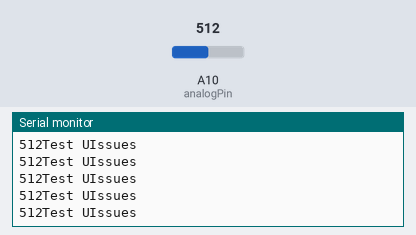
Bench run of a sketch on a simulated Arduino Mega 2560, built with avr-gcc and run on an emulated ATmega2560. On the bench: the last lines printed to the serial monitor. Inputs (shaded band) come from the test bench; at power-on: A10 (analogPin) = 512.

Above: at 1.2 s.
1.3 s: A10 (analogPin) set to 105
At 2.2 s:
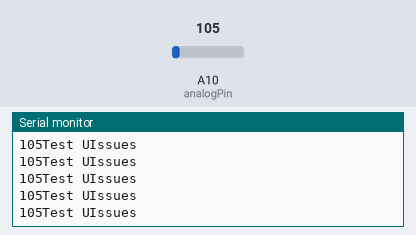
4.3 s: A10 (analogPin) set to 94
At 4.8 s:
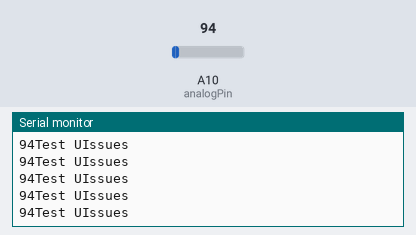
Timing chart, 0 to 7.3 s (numbered marks = the images above; inputs shaded):
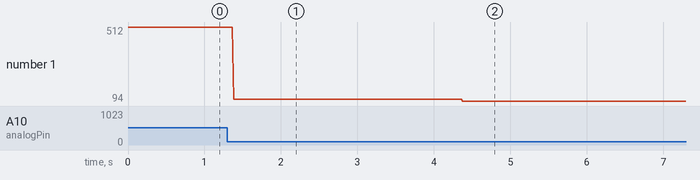

The sketch:

sketch_feb21a.ino
```cpp
int analogPin = A10; // potentiometer wiper (middle terminal) connected to analog pin 3
                    // outside leads to ground and +5V
int val = 0;  // variable to store the value read

void setup() {
  Serial.begin(9600);           //  setup serial
}

void loop() {
  val = analogRead(analogPin);  // read the input pin
  Serial.print(val);          // debug value
  getTemp();
}

  void getTemp(){
    Serial.println("Test UIssues ");
    }
```

Measured:
- after the input at 1.3 s, the serial monitor: prints a new line after 0.09 s (image 1)
- after the input at 4.3 s, the serial monitor: prints a new line after 0.08 s (image 2)
- plotted number 1: 512 → 105 after the input at 1.3 s, 105 → 94 after the input at 4.3 s
